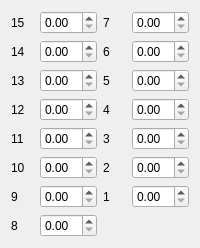
                    <widget class="QWidget" name="tab_6">
                     <attribute name="title">
                      <string>Consumption</string>
                     </attribute>
                     <layout class="QGridLayout" name="gridLayout_16">
                      <item row="0" column="0">
                       <widget class="QLabel" name="label_52">
                        <property name="text">
                         <string>15</string>
                        </property>
                       </widget>
                      </item>
                      <item row="0" column="1">
                       <widget class="QDoubleSpinBox" name="doubleSpinBox_Consumption_15"/>
                      </item>
                      <item row="0" column="2">
                       <widget class="QLabel" name="label_60">
                        <property name="text">
                         <string>7</string>
                        </property>
                       </widget>
                      </item>
                      <item row="0" column="3">
                       <widget class="QDoubleSpinBox" name="doubleSpinBox_Consumption_7"/>
                      </item>
                      <item row="1" column="0">
                       <widget class="QLabel" name="label_53">
                        <property name="text">
                         <string>14</string>
                        </property>
                       </widget>
                      </item>
                      <item row="1" column="1">
                       <widget class="QDoubleSpinBox" name="doubleSpinBox_Consumption_14"/>
                      </item>
                      <item row="1" column="2">
                       <widget class="QLabel" name="label_50">
                        <property name="text">
                         <string>6</string>
                        </property>
                       </widget>
                      </item>
                      <item row="1" column="3">
                       <widget class="QDoubleSpinBox" name="doubleSpinBox_Consumption_6"/>
                      </item>
                      <item row="2" column="0">
                       <widget class="QLabel" name="label_56">
                        <property name="text">
                         <string>13</string>
                        </property>
                       </widget>
                      </item>
                      <item row="2" column="1">
                       <widget class="QDoubleSpinBox" name="doubleSpinBox_Consumption_13"/>
                      </item>
                      <item row="2" column="2">
                       <widget class="QLabel" name="label_48">
                        <property name="text">
                         <string>5</string>
                        </property>
                       </widget>
                      </item>
                      <item row="2" column="3">
                       <widget class="QDoubleSpinBox" name="doubleSpinBox_Consumption_5"/>
                      </item>
                      <item row="3" column="0">
                       <widget class="QLabel" name="label_49">
                        <property name="text">
                         <string>12</string>
                        </property>
                       </widget>
                      </item>
                      <item row="3" column="1">
                       <widget class="QDoubleSpinBox" name="doubleSpinBox_Consumption_12"/>
                      </item>
                      <item row="3" column="2">
                       <widget class="QLabel" name="label_58">
                        <property name="text">
                         <string>4</string>
                        </property>
                       </widget>
                      </item>
                      <item row="3" column="3">
                       <widget class="QDoubleSpinBox" name="doubleSpinBox_Consumption_4"/>
                      </item>
                      <item row="4" column="0">
                       <widget class="QLabel" name="label_59">
                        <property name="text">
                         <string>11</string>
                        </property>
                       </widget>
                      </item>
                      <item row="4" column="1">
                       <widget class="QDoubleSpinBox" name="doubleSpinBox_Consumption_11"/>
                      </item>
                      <item row="4" column="2">
                       <widget class="QLabel" name="label_61">
                        <property name="text">
                         <string>3</string>
                        </property>
                       </widget>
                      </item>
                      <item row="4" column="3">
                       <widget class="QDoubleSpinBox" name="doubleSpinBox_Consumption_3"/>
                      </item>
                      <item row="5" column="0">
                       <widget class="QLabel" name="label_57">
                        <property name="text">
                         <string>10</string>
                        </property>
                       </widget>
                      </item>
                      <item row="5" column="1">
                       <widget class="QDoubleSpinBox" name="doubleSpinBox_Consumption_10"/>
                      </item>
                      <item row="5" column="2">
                       <widget class="QLabel" name="label_47">
                        <property name="text">
                         <string>2</string>
                        </property>
                       </widget>
                      </item>
                      <item row="5" column="3">
                       <widget class="QDoubleSpinBox" name="doubleSpinBox_Consumption_2"/>
                      </item>
                      <item row="6" column="0">
                       <widget class="QLabel" name="label_51">
                        <property name="text">
                         <string>9</string>
                        </property>
                       </widget>
                      </item>
                      <item row="6" column="1">
                       <widget class="QDoubleSpinBox" name="doubleSpinBox_Consumption_9"/>
                      </item>
                      <item row="6" column="2">
                       <widget class="QLabel" name="label_54">
                        <property name="text">
                         <string>1</string>
                        </property>
                       </widget>
                      </item>
                      <item row="6" column="3">
                       <widget class="QDoubleSpinBox" name="doubleSpinBox_Consumption_1"/>
                      </item>
                      <item row="7" column="0">
                       <widget class="QLabel" name="label_55">
                        <property name="text">
                         <string>8</string>
                        </property>
                       </widget>
                      </item>
                      <item row="7" column="1">
                       <widget class="QDoubleSpinBox" name="doubleSpinBox_Consumption_8"/>
                      </item>
                     </layout>
                    </widget>
